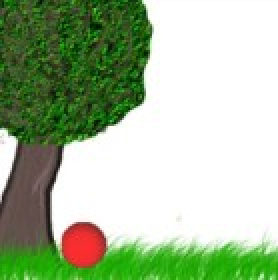
#> input picture applications/frame_1.jpg, 139 x 140 px (shown 2 times larger)
$ jupyter execute affine-motion-estimation.ipynb
#> lines starting #> are read from the running program, lines starting #| are printed output that depends on the picture; after the words box and inside, x2 and y2 are one past the last pixel; in counts of white or black regions, pixels touching at a corner belong together
[cell 1]
import numpy as np
import cv2
import matplotlib.pyplot as plt
from skimage.transform import AffineTransform
from scipy.optimize import least_squares

[cell 2]
# Load the two images
img1 = cv2.imread('frame_1.jpg')
#> img1 is the input picture: shape (140, 139, 3); mean B, G, R 155.1, 187.2, 167.4
img2 = cv2.imread('frame_2.jpg')
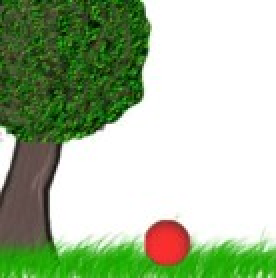
#> input picture applications/frame_2.jpg, 138 x 139 px (shown 2 times larger)
#> img2 is the input picture: shape (139, 138, 3); mean B, G, R 155.7, 187.6, 168

if img1 is None or img2 is None:
    print("Error: Could not load one or both images.")
else:
    grayscale = True
    if grayscale:
        img1_gray = cv2.cvtColor(img1, cv2.COLOR_BGR2GRAY)
        img2_gray = cv2.cvtColor(img2, cv2.COLOR_BGR2GRAY)
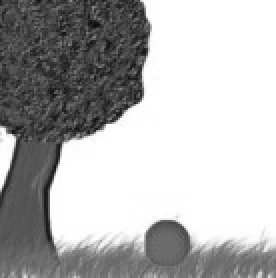
#> img2_gray: shape (139, 138) (shown 2 times larger); min 11, max 255, mean 178.1
    else:
        img1_gray = img1
        img2_gray = img2

    block_size = 32
    search_window_size = 64

    # Create blocks in the first image
    blocks_data = []
    height, width = img1_gray.shape
#> height = 140; width = 139
    for row in range(0, height - block_size + 1, block_size):
        for col in range(0, width - block_size + 1, block_size):
            block = img1_gray[row:row + block_size, col:col + block_size]
            blocks_data.append((block, (row, col)))
#> after the loop, blocks_data = 16 items

    src_points_list = [coord + np.array([block_size // 2, block_size // 2]) for _, coord in blocks_data] # Center of the blocks
#> src_points_list = [[16, 16], [16, 48], [16, 80], [16, 112], [48, 16], [48, 48], [48, 80], [48, 112], [80, 16], [80, 48], [80, 80], [80, 112], [112, 16], [112, 48], [112, 80], [112, 112]]
    src_points = np.array([coord[::-1] for coord in src_points_list]) # Convert to (x, y)
#> src_points = 16 rows, first 8: [16, 16], [48, 16], [80, 16], [112, 16], [16, 48], [48, 48], [80, 48], [112, 48]

    dst_points_list = []
    displacements = []

    print("Performing block matching...")
    for block, (row, col) in blocks_data:
        min_ssd = float('inf')
        best_match_dy = 0
        best_match_dx = 0

        search_center = (row + block_size // 2, col + block_size // 2)
        target_height, target_width = img2_gray.shape
        block_height, block_width = block.shape

        search_row_start = max(0, search_center[0] - search_window_size // 2)
        search_row_end = min(target_height - block_height, search_center[0] + search_window_size // 2)
        search_col_start = max(0, search_center[1] - search_window_size // 2)
        search_col_end = min(target_width - block_width, search_center[1] + search_window_size // 2)

        for s_row in range(search_row_start, search_row_end + 1):
            for s_col in range(search_col_start, search_col_end + 1):
                target_block = img2_gray[s_row:s_row + block_height, s_col:s_col + block_width]
                ssd = np.sum((block.astype(float) - target_block.astype(float)) ** 2)
                if ssd < min_ssd:
                    min_ssd = ssd
                    best_match_dy = s_row - search_center[0]
                    best_match_dx = s_col - search_center[1]

        displacements.append((best_match_dy, best_match_dx))
        dst_points_list.append((col + block_size // 2 + best_match_dx, row + block_size // 2 + best_match_dy))
#> this loop made 16 passes
#> (row, col, search_center, search_row_start, search_row_end, search_col_start, search_col_end) on passes 1 to 12: (0, 0, (16, 16), 0, 48, 0, 48), (0, 32, (16, 48), 0, 48, 16, 80), (0, 64, (16, 80), 0, 48, 48, 106), (0, 96, (16, 112), 0, 48, 80, 106), (32, 0, (48, 16), 16, 80, 0, 48), (32, 32, (48, 48), 16, 80, 16, 80), (32, 64, (48, 80), 16, 80, 48, 106), (32, 96, (48, 112), 16, 80, 80, 106), (64, 0, (80, 16), 48, 107, 0, 48), (64, 32, (80, 48), 48, 107, 16, 80), (64, 64, (80, 80), 48, 107, 48, 106), (64, 96, (80, 112), 48, 107, 80, 106)
#> after the loop, displacements = [(-14, -15), (-16, -17), (-16, -17), (25, -32), (-17, -16), (-17, -17), (-17, -17), (-32, -31), (-18, -16), (-17, -17), (-32, 0), (-32, -32), (-13, -16), (-17, 26), (-17, 15), (-17, -17)]; dst_points_list = [(1, 2), (31, 0), (63, 0), (80, 41), (0, 31), (31, 31), (63, 31), (81, 16), (0, 62), (31, 63), (80, 48), (80, 48), (0, 99), (74, 95), (95, 95), (95, 95)]

    dst_points = np.array(dst_points_list)
#> dst_points = 16 rows, first 8: [1, 2], [31, 0], [63, 0], [80, 41], [0, 31], [31, 31], [63, 31], [81, 16]

    # Estimate the affine transformation
    print("Estimating affine transformation...")
    if len(src_points) < 3 or len(dst_points) < 3:
        print("Error: At least 3 corresponding points are needed to estimate affine transformation.")
        affine_matrix = None
    else:
        def residuals(params, src, dst):
            """Calculates the residuals for least squares optimization."""
            a, b, c, d, e, f = params
            transformed_x = a * src[:, 0] + b * src[:, 1] + c
            transformed_y = d * src[:, 0] + e * src[:, 1] + f
            return np.concatenate((transformed_x - dst[:, 0], transformed_y - dst[:, 1]))

        initial_guess = np.array([1, 0, 0, 0, 1, 0])  # Identity transformation
        result = least_squares(residuals, initial_guess, args=(src_points, dst_points))
#> result = 12 items

        if result.success:
            a, b, c, d, e, f = result.x
#> a = 0.89; b = 0.221; c = -20.79; d = 0.00234; e = 0.887; f = -9.59
            affine_matrix = np.array([[a, b, c],
                                      [d, e, f]])
#> affine_matrix = [[0.89, 0.221, -20.79], [0.00234, 0.887, -9.59]]
        else:
            print(f"Error: Least squares optimization failed: {result.message}")
            affine_matrix = None

    # Visualize the motion vectors
    plt.figure(figsize=(10, 10))
    plt.imshow(img1_gray, cmap='gray')
    height, width = img1_gray.shape

    for i, (row, col) in enumerate([coord for _, coord in blocks_data]):
        dy, dx = displacements[i]
        plt.arrow(col + block_size // 2, row + block_size // 2, dx, dy,
                  head_width=5, head_length=5, fc='r', ec='r')
#> this loop made 16 passes
#> (row, col, dy, dx) on passes 1 to 12: (0, 0, -14, -15), (0, 32, -16, -17), (0, 64, -16, -17), (0, 96, 25, -32), (32, 0, -17, -16), (32, 32, -17, -17), (32, 64, -17, -17), (32, 96, -32, -31), (64, 0, -18, -16), (64, 32, -17, -17), (64, 64, -32, 0), (64, 96, -32, -32)

    if affine_matrix is not None:
        # Visualize the transformation by showing how the corners of the image move
        corners = np.array([[0, 0, 1],
                            [width - 1, 0, 1],
                            [0, height - 1, 1],
                            [width - 1, height - 1, 1]])
        transformed_corners = (affine_matrix @ corners.T).T
#> transformed_corners = [[-20.79, -9.59], [102, -9.26], [9.94, 113.7], [132.7, 114]]
        plt.scatter(corners[:, 0], corners[:, 1], color='lime', marker='o', label='Original Corners')
        plt.scatter(transformed_corners[:, 0], transformed_corners[:, 1], color='yellow', marker='x', label='Transformed Corners')
        plt.legend()

    plt.title("Estimated Motion Vectors")
    plt.xlabel("Column")
    plt.ylabel("Row")
    plt.xlim(0, width)
    plt.ylim(height, 0)  # Invert y-axis for image coordinates
    plt.grid(True)
    plt.show()
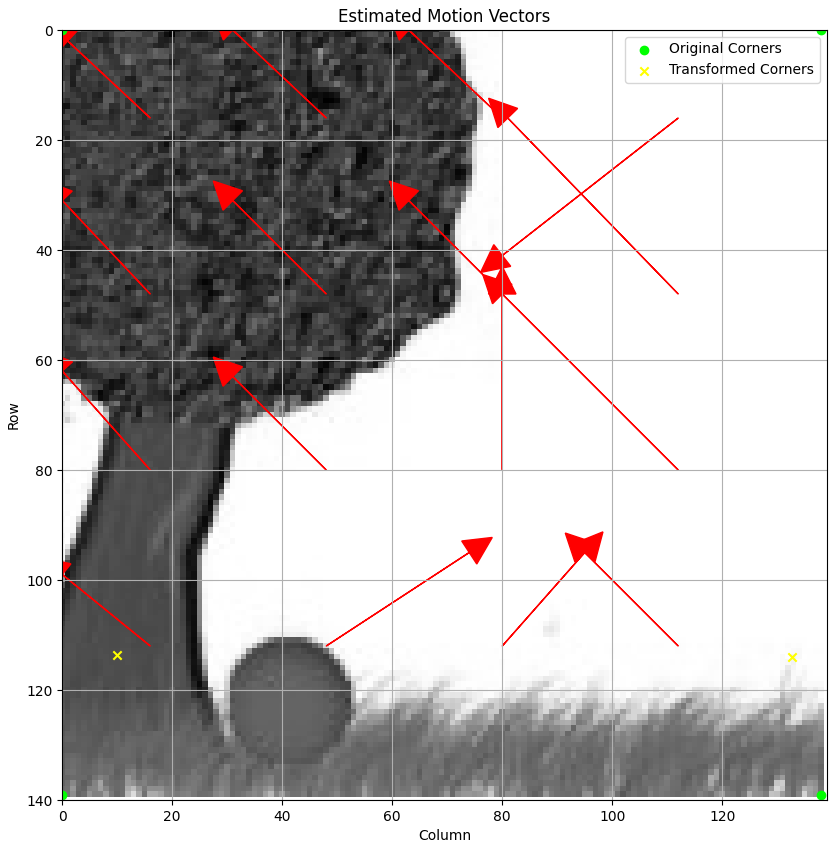
#> figure drawn by matplotlib, 1 panel

    if affine_matrix is not None:
        print("\nEstimated Affine Transformation Matrix:")
        print(affine_matrix)
#| [[ 8.89843751e-01  2.21093751e-01 -2.07875002e+01]
#|  [ 2.34375111e-03  8.86718751e-01 -9.58750016e+00]]

        # Optional: Apply the estimated transformation to the first image and visualize
        transformed_img1 = cv2.warpAffine(img1_gray, affine_matrix, (width, height))
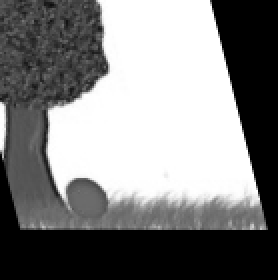
#> transformed_img1: shape (140, 139) (shown 2 times larger); min 0, max 255, mean 127.7

        plt.figure(figsize=(12, 6))
        plt.subplot(1, 2, 1)
        plt.imshow(img1_gray, cmap='gray')
        plt.title('Original Image 1')
        plt.subplot(1, 2, 2)
        plt.imshow(transformed_img1, cmap='gray')
        plt.title('Transformed Image 1 (Estimated)')
        plt.show()
    else:
        print("Please make sure 'image1.png' and 'image2.png' exist in the same directory or provide the correct paths.")

So, what happened? Our motion estimation assumed the entire image was moving rather than tracking just the red ball. Let's try again using feature matching.

[cell 3]
# Load the two images
img1 = cv2.imread('frame_1.jpg')
img2 = cv2.imread('frame_2.jpg')

if img1 is None or img2 is None:
    print("Error: Could not load one or both images.")
else:
    grayscale = True
    if grayscale:
        img1_gray = cv2.cvtColor(img1, cv2.COLOR_BGR2GRAY)
        img2_gray = cv2.cvtColor(img2, cv2.COLOR_BGR2GRAY)
    else:
        img1_gray = img1
        img2_gray = img2

    # Initialize SIFT detector
    sift = cv2.SIFT_create()

    # Find keypoints and descriptors in both images
    keypoints1, descriptors1 = sift.detectAndCompute(img1_gray, None)
#> keypoints1 = 68 keypoints; strongest (x, y, size): (50, 91, 30.5), (69, 49, 5.6), (73, 27, 2.8), (6, 71, 4.2)
    keypoints2, descriptors2 = sift.detectAndCompute(img2_gray, None)
#> keypoints2 = 57 keypoints; strongest (x, y, size): (68, 47, 5.9), (5, 70, 4.2), (84, 117, 12.6), (59, 57, 2.2)

    if descriptors1 is None or descriptors2 is None or len(descriptors1) < 3 or len(descriptors2) < 3:
        print("Error: Not enough keypoints detected in one or both images.")
        affine_matrix = None
    else:
        # Use a brute-force matcher to find corresponding keypoints
        bf = cv2.BFMatcher()
        matches = bf.knnMatch(descriptors1, descriptors2, k=2)
#> matches = 68 matches

        # Apply ratio test to filter good matches
        good_matches = []
        for m, n in matches:
            if m.distance < 0.75 * n.distance:
                good_matches.append(m)
#> this loop made 68 passes
#> after the loop, good_matches = 31 matches

        if len(good_matches) < 3:
            print("Error: Not enough good matches found to estimate affine transformation.")
            affine_matrix = None
        else:
            # Extract corresponding points
            src_pts = np.float32([keypoints1[m.queryIdx].pt for m in good_matches]).reshape(-1, 1, 2)
#> src_pts = 31 rows, first 8: [5.79, 71.09], [5.79, 71.09], [7.03, 30.79], [7.03, 30.79], [17.24, 27.45], [21.33, 40.09], [22.1, 26.62], [26.25, 47.06]
            dst_pts = np.float32([keypoints2[m.trainIdx].pt for m in good_matches]).reshape(-1, 1, 2)
#> dst_pts = 31 rows, first 8: [4.94, 70.2], [4.94, 70.2], [6.35, 29.85], [6.35, 29.85], [16.74, 26.28], [20.64, 39.08], [21.03, 25.6], [25.35, 45.92]

            # Estimate affine transformation using RANSAC for robustness
            affine_matrix, mask = cv2.estimateAffine2D(src_pts, dst_pts, cv2.RANSAC, ransacReprojThreshold=5.0)
#> affine_matrix = [[1, 0.000443, -0.886], [-0.0022, 0.999, -0.904]]; mask = 31 values, max 1 at index 0, min 0 at index 17, mean 0.903

            if affine_matrix is None:
                print("Error: Failed to estimate affine transformation.")

    # Visualize the matches and the estimated motion
    plt.figure(figsize=(15, 7))

    plt.subplot(1, 2, 1)
    img_matches = cv2.drawMatches(img1_gray, keypoints1, img2_gray, keypoints2, good_matches, None, flags=cv2.DRAW_MATCHES_FLAGS_DRAW_RICH_KEYPOINTS)
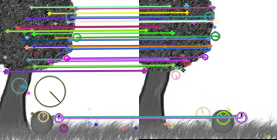
#> img_matches: shape (140, 277, 3); mean of channels 0, 1, 2 173.5, 173.1, 172.8; drawn as B, G, R
    plt.imshow(img_matches, cmap='gray')
    plt.title('Good Matches')

    plt.subplot(1, 2, 2)
    plt.imshow(img1_gray, cmap='gray')
    plt.title('Motion Vectors (from SIFT matches)')

    if affine_matrix is not None and len(good_matches) > 0:
        for match in good_matches:
            pt1 = keypoints1[match.queryIdx].pt
            pt2 = keypoints2[match.trainIdx].pt
            plt.arrow(pt1[0], pt1[1], pt2[0] - pt1[0], pt2[1] - pt1[1],
                      head_width=5, head_length=5, fc='r', ec='r')
#> this loop made 31 passes
#> (pt1, pt2) on passes 1 to 12: ((5.79, 71.09), (4.94, 70.2)), ((5.79, 71.09), (4.94, 70.2)), ((7.03, 30.79), (6.35, 29.85)), ((7.03, 30.79), (6.35, 29.85)), ((17.24, 27.45), (16.74, 26.28)), ((21.33, 40.09), (20.64, 39.08)), ((22.1, 26.62), (21.03, 25.6)), ((26.25, 47.06), (25.35, 45.92)), ((27.07, 18.14), (26.03, 17.32)), ((27.95, 59.24), (27.17, 58.38)), ((28.53, 66.96), (27.06, 66)), ((31.04, 6.94), (30.2, 5.91))

        # Visualize the transformation of image corners
        height, width = img1_gray.shape
        corners = np.array([[0, 0, 1],
                            [width - 1, 0, 1],
                            [0, height - 1, 1],
                            [width - 1, height - 1, 1]])
        transformed_corners = (affine_matrix @ corners.T).T
#> transformed_corners = [[-0.886, -0.904], [137.3, -1.21], [-0.825, 138], [137.3, 137.7]]
        plt.scatter(corners[:, 0], corners[:, 1], color='lime', marker='o', label='Original Corners')
        plt.scatter(transformed_corners[:, 0], transformed_corners[:, 1], color='yellow', marker='x', label='Transformed Corners')
        plt.legend()

    plt.xlabel("Column")
    plt.ylabel("Row")
    plt.xlim(0, img1_gray.shape[1])
    plt.ylim(img1_gray.shape[0], 0)
    plt.grid(True)
    plt.show()
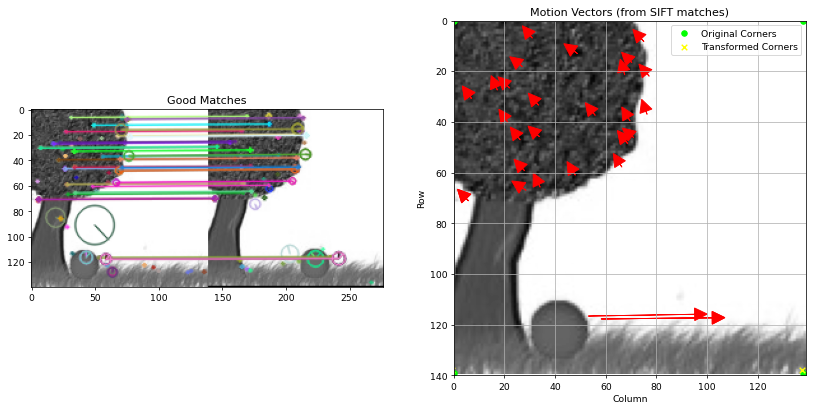
#> figure drawn by matplotlib, 2 panels

    if affine_matrix is not None:
        print("\nEstimated Affine Transformation Matrix (using SIFT):")
        print(affine_matrix)
#| [[ 1.00119405e+00  4.42850436e-04 -8.86331365e-01]
#|  [-2.19953070e-03  9.99376209e-01 -9.03701464e-01]]

        # Optional: Apply the estimated transformation to the first image and visualize
        height, width = img1_gray.shape
        transformed_img1 = cv2.warpAffine(img1_gray, affine_matrix, (width, height))
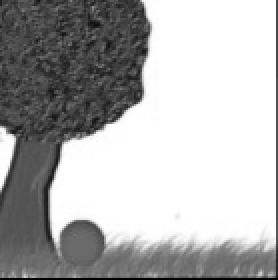
#> transformed_img1: shape (140, 139) (shown 2 times larger); min 0, max 255, mean 175.8

        plt.figure(figsize=(12, 6))
        plt.subplot(1, 2, 1)
        plt.imshow(img1_gray, cmap='gray')
        plt.title('Original Image 1')
        plt.subplot(1, 2, 2)
        plt.imshow(transformed_img1, cmap='gray')
        plt.title('Transformed Image 1 (Estimated using SIFT)')
        plt.show()
    else:
        print("Please make sure 'image1.png' and 'image2.png' exist in the same directory or provide the correct paths and that enough SIFT features were detected and matched.")

Way better. Our little ball is zooming along. Now let's predict where it will be in frame 3.

[cell 4]
# Load the two images
img1 = cv2.imread('frame_1.jpg')
img2 = cv2.imread('frame_2.jpg')
if img1 is None or img2 is None:
    print("Error: Could not load one or both images.")
else:
    grayscale = True
    if grayscale:
        img1_gray = cv2.cvtColor(img1, cv2.COLOR_BGR2GRAY)
        img2_gray = cv2.cvtColor(img2, cv2.COLOR_BGR2GRAY)
    else:
        img1_gray = img1
        img2_gray = img2

    # Initialize SIFT detector
    sift = cv2.SIFT_create()

    # Find keypoints and descriptors in the first image
    keypoints1, descriptors1 = sift.detectAndCompute(img1_gray, None)

    if descriptors1 is None or len(descriptors1) < 3:
        print("Error: Not enough keypoints detected in the first image.")
        predicted_keypoints = None
        affine_matrix = None
    else:
        # Find keypoints and descriptors in the second image
        keypoints2, descriptors2 = sift.detectAndCompute(img2_gray, None)

        if descriptors2 is None or len(descriptors2) < 3:
            print("Error: Not enough keypoints detected in the second image.")
            predicted_keypoints = None
            affine_matrix = None
        else:
            # Use a brute-force matcher to find corresponding keypoints
            bf = cv2.BFMatcher()
            matches = bf.knnMatch(descriptors1, descriptors2, k=2)

            # Apply ratio test to filter good matches
            good_matches = []
            for m, n in matches:
                if m.distance < 0.75 * n.distance:
                    good_matches.append(m)

            if len(good_matches) < 3:
                print("Error: Not enough good matches found to estimate affine transformation.")
                predicted_keypoints = None
                affine_matrix = None
            else:
                # Extract corresponding points
                src_pts = np.float32([keypoints1[m.queryIdx].pt for m in good_matches]).reshape(-1, 1, 2)
                dst_pts = np.float32([keypoints2[m.trainIdx].pt for m in good_matches]).reshape(-1, 1, 2)

                # Estimate affine transformation using RANSAC
                affine_matrix, mask = cv2.estimateAffine2D(src_pts, dst_pts, cv2.RANSAC, ransacReprojThreshold=5.0)

                if affine_matrix is None:
                    print("Error: Failed to estimate affine transformation.")
                    predicted_keypoints = None
                else:
                    # Predict the location of all keypoints from the first image in the next frame
                    predicted_keypoints = []
                    for kp in keypoints1:
                        x, y = kp.pt
                        # Apply the affine transformation [a b c; d e f]
                        transformed_x = affine_matrix[0, 0] * x + affine_matrix[0, 1] * y + affine_matrix[0, 2]
                        transformed_y = affine_matrix[1, 0] * x + affine_matrix[1, 1] * y + affine_matrix[1, 2]
                        predicted_keypoints.append((transformed_x, transformed_y))
#> this loop made 68 passes
#> (kp, x, y, transformed_x, transformed_y) on passes 1 to 10: (keypoint at (4.7, 56.7), size 2, 4.71, 56.74, 3.86, 55.79), (keypoint at (5.8, 71.1), size 4.2, 5.79, 71.09, 4.94, 70.13), (keypoint at (5.8, 71.1), size 4.2, 5.79, 71.09, 4.94, 70.13), (keypoint at (7, 30.8), size 2.3, 7.03, 30.79, 6.17, 29.85), (keypoint at (7, 30.8), size 2.3, 7.03, 30.79, 6.17, 29.85), (keypoint at (7, 30.8), size 2.3, 7.03, 30.79, 6.17, 29.85), (keypoint at (17.2, 27.5), size 2.3, 17.24, 27.45, 16.39, 26.49), (keypoint at (18.9, 85.2), size 15.3, 18.87, 85.18, 18.04, 84.18), (keypoint at (21.3, 40.1), size 2.4, 21.33, 40.09, 20.49, 39.11), (keypoint at (22.1, 26.6), size 2, 22.1, 26.62, 21.25, 25.65)
#> after the loop, predicted_keypoints = 68 pairs, first value 3.86 to 134.8, second value 5.64 to 126.9

                    print("\nEstimated Affine Transformation Matrix:")
                    print(affine_matrix)
#| [[ 1.00119405e+00  4.42850436e-04 -8.86331365e-01]
#|  [-2.19953070e-03  9.99376209e-01 -9.03701464e-01]]

                    # Visualize the original keypoints and their predicted locations
                    plt.figure(figsize=(10, 7))
                    plt.imshow(img2_gray, cmap='gray')
                    plt.title('Original Keypoints (Image 1) and Predicted Locations (over Image 2)')

                    # Draw original keypoints (e.g., in blue)
                    for kp in keypoints1:
                        cv2.circle(img2, (int(kp.pt[0]), int(kp.pt[1])), 3, (255, 0, 0), -1) # Blue
#> this loop made 68 passes
#> kp on passes 1 to 12: keypoint at (4.7, 56.7), size 2, keypoint at (5.8, 71.1), size 4.2, keypoint at (5.8, 71.1), size 4.2, keypoint at (7, 30.8), size 2.3, keypoint at (7, 30.8), size 2.3, keypoint at (7, 30.8), size 2.3, keypoint at (17.2, 27.5), size 2.3, keypoint at (18.9, 85.2), size 15.3, keypoint at (21.3, 40.1), size 2.4, keypoint at (22.1, 26.6), size 2, keypoint at (22.9, 86), size 2.8, keypoint at (24.4, 31.4), size 1.8
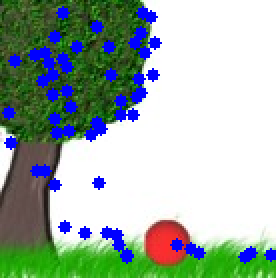
#> img2: shape (139, 138, 3) (shown 2 times larger); 7.88% of pixels changed, all inside (x1, y1, x2, y2) = (1, 3, 138, 132)

                    # Draw predicted keypoint locations (e.g., in red)
                    for pred_pt in predicted_keypoints:
                        cv2.circle(img2, (int(pred_pt[0]), int(pred_pt[1])), 3, (0, 0, 255), -1) # Red
#> this loop made 68 passes
#> pred_pt on passes 1 to 12: (3.86, 55.79), (4.94, 70.13), (4.94, 70.13), (6.17, 29.85), (6.17, 29.85), (6.17, 29.85), (16.39, 26.49), (18.04, 84.18), (20.49, 39.11), (21.25, 25.65), (22.07, 84.97), (23.6, 30.42)
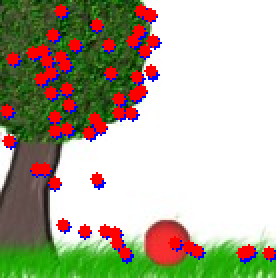
#> img2: shape (139, 138, 3) (shown 2 times larger); 7.93% of pixels changed, all inside (x1, y1, x2, y2) = (0, 2, 138, 130)

                    plt.xlabel("Column")
                    plt.ylabel("Row")
                    plt.xlim(0, img2_gray.shape[1])
                    plt.ylim(img2_gray.shape[0], 0)
                    plt.grid(True)
                    plt.show()

                    # Visualize the matched keypoints in the second image (e.g., in green)
                    if len(good_matches) > 0:
                        plt.figure(figsize=(10, 7))
                        plt.imshow(img2_gray, cmap='gray')
                        plt.title('Matched Keypoints in Image 2')
                        for match in good_matches:
                            pt2 = keypoints2[match.trainIdx].pt
                            cv2.circle(img2, (int(pt2[0]), int(pt2[1])), 3, (0, 255, 0), -1) # Green
#> this loop made 31 passes
#> pt2 on passes 1 to 12: (4.94, 70.2), (4.94, 70.2), (6.35, 29.85), (6.35, 29.85), (16.74, 26.28), (20.64, 39.08), (21.03, 25.6), (25.35, 45.92), (26.03, 17.32), (27.17, 58.38), (27.06, 66), (30.2, 5.91)
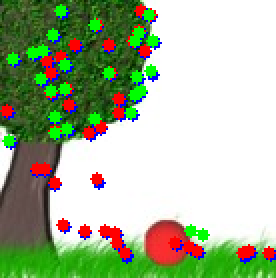
#> img2: shape (139, 138, 3) (shown 2 times larger); 4% of pixels changed, all inside (x1, y1, x2, y2) = (1, 2, 105, 121)
                        plt.xlabel("Column")
                        plt.ylabel("Row")
                        plt.xlim(0, img2_gray.shape[1])
                        plt.ylim(img2_gray.shape[0], 0)
                        plt.grid(True)
                        plt.show()

        if affine_matrix is None:
            print("Affine transformation was not successfully estimated, so keypoint prediction is not possible.")
